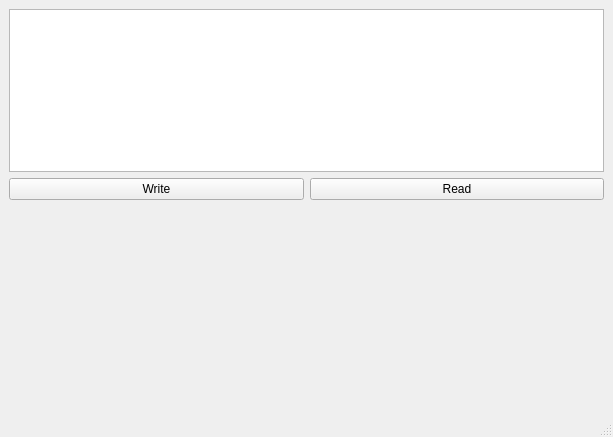
<?xml version="1.0" encoding="UTF-8"?>
<ui version="4.0">
 <class>MainWindow</class>
 <widget class="QMainWindow" name="MainWindow">
  <property name="geometry">
   <rect>
    <x>0</x>
    <y>0</y>
    <width>613</width>
    <height>437</height>
   </rect>
  </property>
  <property name="windowTitle">
   <string>MainWindow</string>
  </property>
  <widget class="QWidget" name="centralwidget">
   <layout class="QVBoxLayout" name="verticalLayout_2">
    <item>
     <layout class="QVBoxLayout" name="verticalLayout">
      <item>
       <widget class="QPlainTextEdit" name="plainTextEdit"/>
      </item>
      <item>
       <layout class="QHBoxLayout" name="horizontalLayout">
        <item>
         <widget class="QPushButton" name="pushButton">
          <property name="text">
           <string>Write</string>
          </property>
         </widget>
        </item>
        <item>
         <widget class="QPushButton" name="pushButton_2">
          <property name="text">
           <string>Read</string>
          </property>
         </widget>
        </item>
       </layout>
      </item>
     </layout>
    </item>
    <item>
     <widget class="QLabel" name="label_date_time">
      <property name="sizePolicy">
       <sizepolicy hsizetype="Minimum" vsizetype="Minimum">
        <horstretch>0</horstretch>
        <verstretch>0</verstretch>
       </sizepolicy>
      </property>
      <property name="minimumSize">
       <size>
        <width>50</width>
        <height>200</height>
       </size>
      </property>
      <property name="font">
       <font>
        <pointsize>20</pointsize>
        <italic>true</italic>
       </font>
      </property>
      <property name="layoutDirection">
       <enum>Qt::LeftToRight</enum>
      </property>
      <property name="text">
       <string/>
      </property>
     </widget>
    </item>
   </layout>
  </widget>
  <widget class="QMenuBar" name="menubar">
   <property name="geometry">
    <rect>
     <x>0</x>
     <y>0</y>
     <width>613</width>
     <height>22</height>
    </rect>
   </property>
  </widget>
  <widget class="QStatusBar" name="statusbar"/>
 </widget>
 <resources/>
 <connections/>
</ui>
